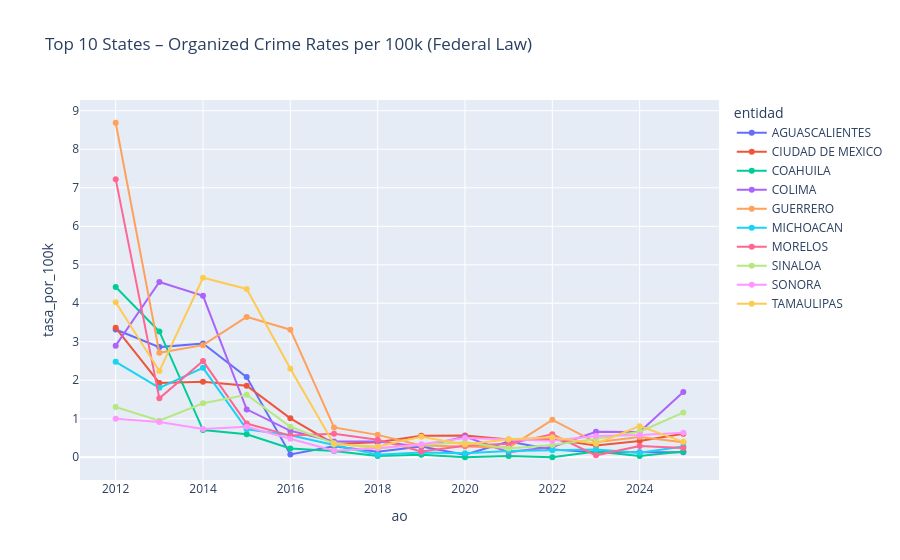

This figure's notebook cell:
### Code cell
# Create interactive plot

fig = px.line(
    df_top10_rates_do,
    x='ao',
    y='tasa_por_100k',
    color='entidad',
    markers=True,
    title='Top 10 States – Organized Crime Rates per 100k (Federal Law)'
)
fig.update_layout(hovermode='x unified')
fig.show()

### Figure 1 — Plotly figure (JSON) as saved in the notebook; plotly's stock layout.template omitted (floating-point values rounded to 4 significant figures)
{"data": [{"hovertemplate": "entidad=AGUASCALIENTES<br>ao=%{x}<br>tasa_por_100k=%{y}<extra></extra>", "legendgroup": "AGUASCALIENTES", "line": {"color": "#636efa", "dash": "solid"}, "marker": {"symbol": "circle"}, "mode": "lines+markers", "name": "AGUASCALIENTES", "orientation": "v", "showlegend": true, "type": "scatter", "x": [2012, 2013, 2014, 2015, 2016, 2017, 2018, 2019, 2020, 2021, 2022, 2023, 2024, 2025], "xaxis": "x", "y": [3.318, 2.861, 2.954, 2.082, 0.07313, 0.2878, 0.1415, 0.2785, 0.06868, 0.4074, 0.2012, 0.1324, 0.1307, 0.1291], "yaxis": "y"}, {"hovertemplate": "entidad=CIUDAD DE MEXICO<br>ao=%{x}<br>tasa_por_100k=%{y}<extra></extra>", "legendgroup": "CIUDAD DE MEXICO", "line": {"color": "#EF553B", "dash": "solid"}, "marker": {"symbol": "circle"}, "mode": "lines+markers", "name": "CIUDAD DE MEXICO", "orientation": "v", "showlegend": true, "type": "scatter", "x": [2012, 2013, 2014, 2015, 2016, 2017, 2018, 2019, 2020, 2021, 2022, 2023, 2024, 2025], "xaxis": "x", "y": [3.362, 1.93, 1.96, 1.857, 1.011, 0.3461, 0.3873, 0.5566, 0.5679, 0.4637, 0.4655, 0.3036, 0.4237, 0.6098], "yaxis": "y"}, {"hovertemplate": "entidad=COAHUILA<br>ao=%{x}<br>tasa_por_100k=%{y}<extra></extra>", "legendgroup": "COAHUILA", "line": {"color": "#00cc96", "dash": "solid"}, "marker": {"symbol": "circle"}, "mode": "lines+markers", "name": "COAHUILA", "orientation": "v", "showlegend": true, "type": "scatter", "x": [2012, 2013, 2014, 2015, 2016, 2017, 2018, 2019, 2020, 2021, 2022, 2023, 2024, 2025], "xaxis": "x", "y": [4.421, 3.267, 0.705, 0.5966, 0.2292, 0.1618, 0.03199, 0.06324, 0.0, 0.03093, 0.0, 0.1508, 0.02977, 0.147], "yaxis": "y"}, {"hovertemplate": "entidad=COLIMA<br>ao=%{x}<br>tasa_por_100k=%{y}<extra></extra>", "legendgroup": "COLIMA", "line": {"color": "#ab63fa", "dash": "solid"}, "marker": {"symbol": "circle"}, "mode": "lines+markers", "name": "COLIMA", "orientation": "v", "showlegend": true, "type": "scatter", "x": [2012, 2013, 2014, 2015, 2016, 2017, 2018, 2019, 2020, 2021, 2022, 2023, 2024, 2025], "xaxis": "x", "y": [2.898, 4.552, 4.194, 1.243, 0.6863, 0.4096, 0.4072, 0.2699, 0.5368, 0.1336, 0.2659, 0.6601, 0.6558, 1.695], "yaxis": "y"}, {"hovertemplate": "entidad=GUERRERO<br>ao=%{x}<br>tasa_por_100k=%{y}<extra></extra>", "legendgroup": "GUERRERO", "line": {"color": "#FFA15A", "dash": "solid"}, "marker": {"symbol": "circle"}, "mode": "lines+markers", "name": "GUERRERO", "orientation": "v", "showlegend": true, "type": "scatter", "x": [2012, 2013, 2014, 2015, 2016, 2017, 2018, 2019, 2020, 2021, 2022, 2023, 2024, 2025], "xaxis": "x", "y": [8.689, 2.712, 2.912, 3.646, 3.314, 0.7742, 0.5815, 0.3052, 0.2778, 0.2501, 0.9722, 0.3884, 0.5268, 0.3881], "yaxis": "y"}, {"hovertemplate": "entidad=MICHOACAN<br>ao=%{x}<br>tasa_por_100k=%{y}<extra></extra>", "legendgroup": "MICHOACAN", "line": {"color": "#19d3f3", "dash": "solid"}, "marker": {"symbol": "circle"}, "mode": "lines+markers", "name": "MICHOACAN", "orientation": "v", "showlegend": true, "type": "scatter", "x": [2012, 2013, 2014, 2015, 2016, 2017, 2018, 2019, 2020, 2021, 2022, 2023, 2024, 2025], "xaxis": "x", "y": [2.479, 1.802, 2.323, 0.7259, 0.5729, 0.3164, 0.0629, 0.125, 0.1035, 0.1645, 0.1836, 0.202, 0.12, 0.2775], "yaxis": "y"}, {"hovertemplate": "entidad=MORELOS<br>ao=%{x}<br>tasa_por_100k=%{y}<extra></extra>", "legendgroup": "MORELOS", "line": {"color": "#FF6692", "dash": "solid"}, "marker": {"symbol": "circle"}, "mode": "lines+markers", "name": "MORELOS", "orientation": "v", "showlegend": true, "type": "scatter", "x": [2012, 2013, 2014, 2015, 2016, 2017, 2018, 2019, 2020, 2021, 2022, 2023, 2024, 2025], "xaxis": "x", "y": [7.224, 1.53, 2.498, 0.8756, 0.5625, 0.6098, 0.4545, 0.1505, 0.2996, 0.3486, 0.5949, 0.04924, 0.2936, 0.2432], "yaxis": "y"}, {"hovertemplate": "entidad=SINALOA<br>ao=%{x}<br>tasa_por_100k=%{y}<extra></extra>", "legendgroup": "SINALOA", "line": {"color": "#B6E880", "dash": "solid"}, "marker": {"symbol": "circle"}, "mode": "lines+markers", "name": "SINALOA", "orientation": "v", "showlegend": true, "type": "scatter", "x": [2012, 2013, 2014, 2015, 2016, 2017, 2018, 2019, 2020, 2021, 2022, 2023, 2024, 2025], "xaxis": "x", "y": [1.305, 0.948, 1.403, 1.623, 0.7914, 0.3614, 0.2291, 0.3261, 0.3896, 0.226, 0.3207, 0.4773, 0.6634, 1.161], "yaxis": "y"}, {"hovertemplate": "entidad=SONORA<br>ao=%{x}<br>tasa_por_100k=%{y}<extra></extra>", "legendgroup": "SONORA", "line": {"color": "#FF97FF", "dash": "solid"}, "marker": {"symbol": "circle"}, "mode": "lines+markers", "name": "SONORA", "orientation": "v", "showlegend": true, "type": "scatter", "x": [2012, 2013, 2014, 2015, 2016, 2017, 2018, 2019, 2020, 2021, 2022, 2023, 2024, 2025], "xaxis": "x", "y": [1.003, 0.9183, 0.7319, 0.7933, 0.4793, 0.17, 0.2364, 0.3354, 0.4996, 0.4629, 0.4261, 0.5516, 0.5785, 0.6368], "yaxis": "y"}, {"hovertemplate": "entidad=TAMAULIPAS<br>ao=%{x}<br>tasa_por_100k=%{y}<extra></extra>", "legendgroup": "TAMAULIPAS", "line": {"color": "#FECB52", "dash": "solid"}, "marker": {"symbol": "circle"}, "mode": "lines+markers", "name": "TAMAULIPAS", "orientation": "v", "showlegend": true, "type": "scatter", "x": [2012, 2013, 2014, 2015, 2016, 2017, 2018, 2019, 2020, 2021, 2022, 2023, 2024, 2025], "xaxis": "x", "y": [4.026, 2.239, 4.664, 4.371, 2.301, 0.3392, 0.2812, 0.5315, 0.3337, 0.4694, 0.5202, 0.3527, 0.807, 0.4002], "yaxis": "y"}], "layout": {"hovermode": "x unified", "legend": {"title": {"text": "entidad"}, "tracegroupgap": 0}, "title": {"text": "Top 10 States – Organized Crime Rates per 100k (Federal Law)"}, "xaxis": {"anchor": "y", "domain": [0, 1], "title": {"text": "ao"}}, "yaxis": {"anchor": "x", "domain": [0, 1], "title": {"text": "tasa_por_100k"}}}}
